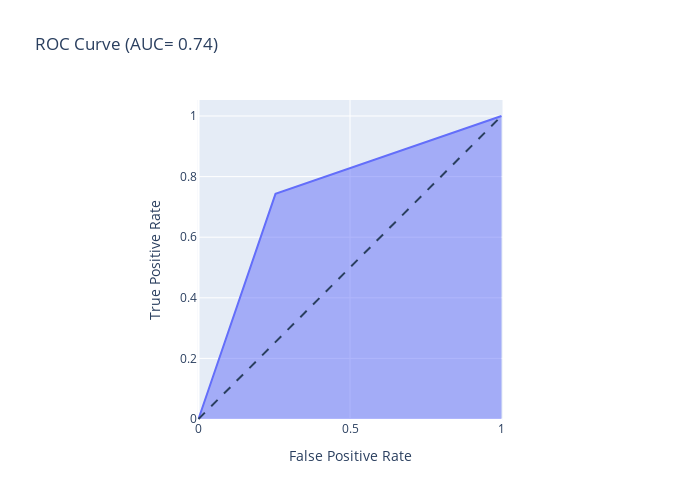

Notebook code for this chart:
### Code cell
# y_predict_proba = mygrid.predict_proba(X_test)[:,1]
y_predict_proba_test = mygrid_trainset.predict_proba(X_test)[:,1] >= 0.2
fpr,tpr, thresholds = roc_curve(y_test,y_predict_proba_test)
auc_score = roc_auc_score(y_test,y_predict_proba_test)

fig = px.area(
    x=fpr, y=tpr,
    title=f'ROC Curve (AUC= {auc_score:.2f})',
    labels=dict(x='False Positive Rate', y='True Positive Rate'),
    width=700, height=500
)

fig.add_shape(
    type ='line',line=dict(dash='dash'),
    x0=0,x1=1,y0=0,y1=1
)

fig.update_yaxes(scaleanchor='x', scaleratio=1)
fig.update_xaxes(constrain='domain')
fig.show()

### Figure 1 — Plotly figure (JSON) as saved in the notebook; plotly's stock layout.template omitted (floating-point values rounded to 4 significant figures)
{"data": [{"fillpattern": {"shape": ""}, "hovertemplate": "False Positive Rate=%{x}<br>True Positive Rate=%{y}<extra></extra>", "legendgroup": "", "line": {"color": "#636efa"}, "marker": {"symbol": "circle"}, "mode": "lines", "name": "", "orientation": "v", "showlegend": false, "stackgroup": "1", "type": "scatter", "x": [0, 0.2541, 1], "xaxis": "x", "y": [0, 0.7429, 1], "yaxis": "y"}], "layout": {"height": 500, "legend": {"tracegroupgap": 0}, "shapes": [{"line": {"dash": "dash"}, "type": "line", "x0": 0, "x1": 1, "y0": 0, "y1": 1}], "title": {"text": "ROC Curve (AUC= 0.74)"}, "width": 700, "xaxis": {"anchor": "y", "constrain": "domain", "domain": [0, 1], "title": {"text": "False Positive Rate"}}, "yaxis": {"anchor": "x", "domain": [0, 1], "scaleanchor": "x", "scaleratio": 1, "title": {"text": "True Positive Rate"}}}}
